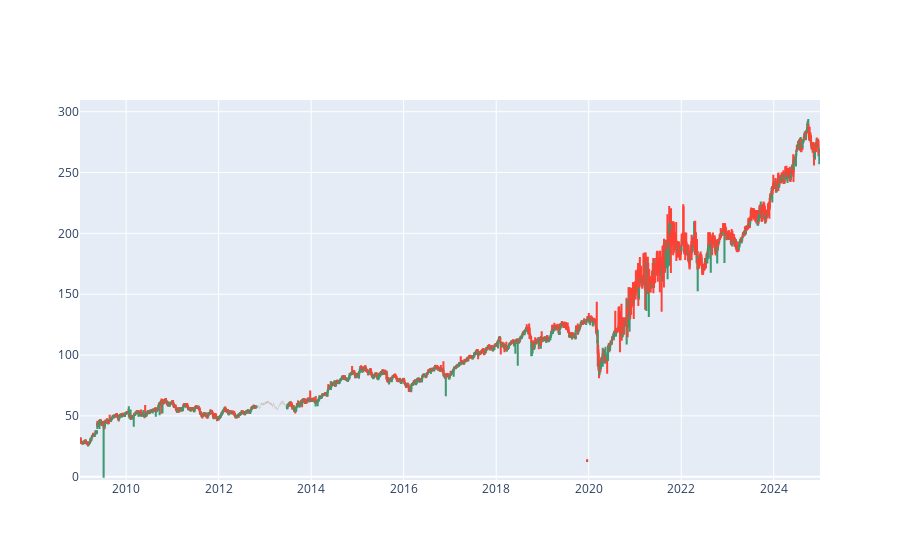

The notebook cell saved with this chart:
### Code cell
import plotly.graph_objects as go
fig = go.Figure(data=[go.Candlestick(
    x=data['Date'],
    open=data['Open'],
    high=data['High'],
    low=data['Low'],
    close=data['Close']
)])
fig.update_layout(xaxis_rangeslider_visible=False)
fig.show()

### Figure 1 — Plotly figure (JSON) as saved in the notebook; plotly's stock layout.template omitted (floating-point values rounded to 4 significant figures; data arrays with more than 128 entries replaced by an {"elided": "..."} marker saying what was removed)
{"data": [{"close": {"elided": "3942 str values"}, "high": {"elided": "3942 str values"}, "low": {"elided": "3942 str values"}, "open": {"elided": "3942 str values"}, "type": "candlestick", "x": {"elided": "3942 str values"}}], "layout": {"xaxis": {"rangeslider": {"visible": false}}}}
